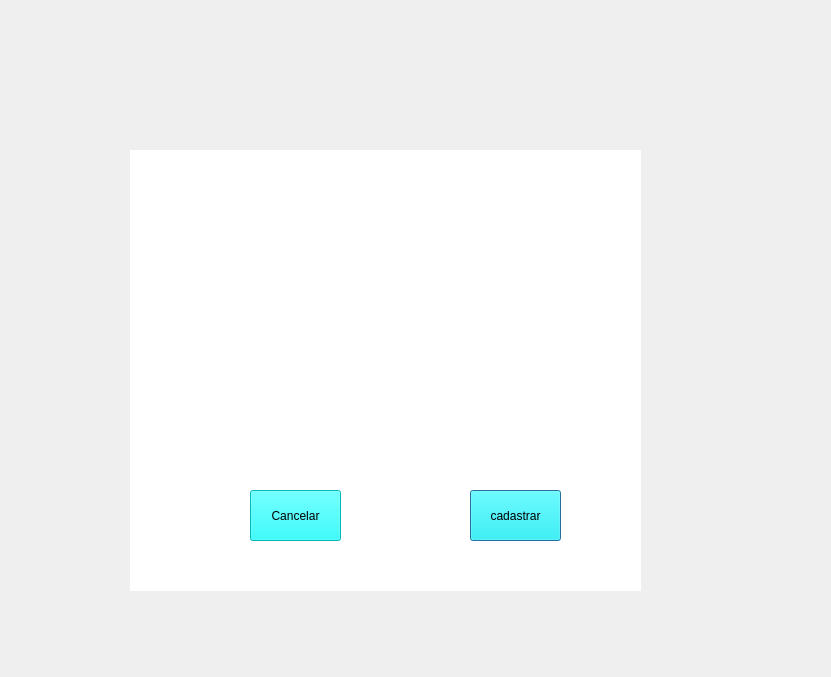
<?xml version="1.0" encoding="UTF-8"?>
<ui version="4.0">
 <class>TelaDeCadastro</class>
 <widget class="QDialog" name="TelaDeCadastro">
  <property name="geometry">
   <rect>
    <x>0</x>
    <y>0</y>
    <width>831</width>
    <height>677</height>
   </rect>
  </property>
  <property name="windowTitle">
   <string>Dialog</string>
  </property>
  <widget class="QLabel" name="label">
   <property name="geometry">
    <rect>
     <x>130</x>
     <y>150</y>
     <width>511</width>
     <height>441</height>
    </rect>
   </property>
   <property name="cursor">
    <cursorShape>PointingHandCursor</cursorShape>
   </property>
   <property name="styleSheet">
    <string notr="true">background-color: rgb(255, 255, 255);</string>
   </property>
   <property name="text">
    <string/>
   </property>
  </widget>
  <widget class="QPushButton" name="pushButton">
   <property name="geometry">
    <rect>
     <x>470</x>
     <y>490</y>
     <width>91</width>
     <height>51</height>
    </rect>
   </property>
   <property name="cursor">
    <cursorShape>PointingHandCursor</cursorShape>
   </property>
   <property name="mouseTracking">
    <bool>false</bool>
   </property>
   <property name="styleSheet">
    <string notr="true">QPushButton{

background-color: rgb(0, 255, 255);

}

QPushButton:hover{
background-color: rgb(170, 255, 0);

}</string>
   </property>
   <property name="text">
    <string>cadastrar</string>
   </property>
  </widget>
  <widget class="QPushButton" name="pushButton_2">
   <property name="geometry">
    <rect>
     <x>250</x>
     <y>490</y>
     <width>91</width>
     <height>51</height>
    </rect>
   </property>
   <property name="cursor">
    <cursorShape>PointingHandCursor</cursorShape>
   </property>
   <property name="mouseTracking">
    <bool>false</bool>
   </property>
   <property name="styleSheet">
    <string notr="true">QPushButton{

background-color: rgb(0, 255, 255);

}

QPushButton:hover{
background-color: rgb(255, 0, 0);
}</string>
   </property>
   <property name="text">
    <string>Cancelar</string>
   </property>
  </widget>
 </widget>
 <resources/>
 <connections/>
</ui>
